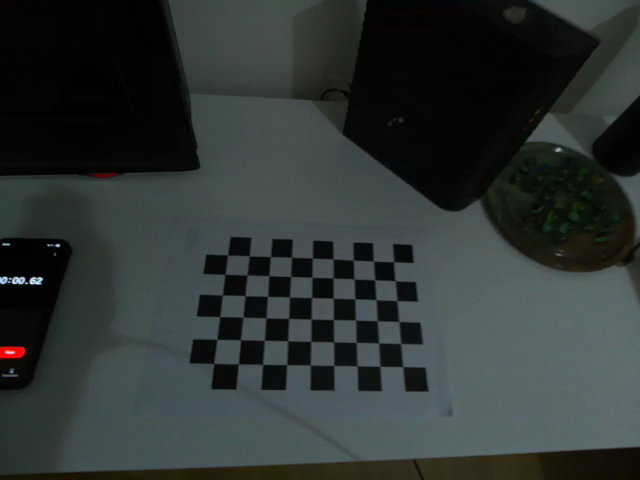
#> input picture lib/intrinsic_calibration/calibration_images/calib_01.png, 640 x 480 px; its folder holds only this picture in this run
$ python intrinsic_calibration.py
#> lines starting #> are read from the running program, lines starting #| are printed output that depends on the picture; after the words box and inside, x2 and y2 are one past the last pixel; in counts of white or black regions, pixels touching at a corner belong together; long printed decimals are rounded
import cv2
import numpy as np
import glob

# --- 1. Define Checkerboard Parameters ---

# Define the dimensions of the checkerboard (number of inner corners).
# A 9x6 chessboard has 9 inner corners wide and 6 inner corners high.
CHECKERBOARD = (9, 6) # (inner_corners_width, inner_corners_height)

# Set termination criteria for the corner refinement algorithm
# This tells the algorithm when to stop iterating
criteria = (cv2.TERM_CRITERIA_EPS + cv2.TERM_CRITERIA_MAX_ITER, 30, 0.001)

# --- 2. Prepare Object Points (3D) ---

# Prepare the "object points" in 3D. These are the real-world
# coordinates of the 9x6 = 54 inner corners.
# We assume the checkerboard is on the Z=0 plane.
# (0,0,0), (1,0,0), (2,0,0) ... (8,0,0)
# (0,1,0), (1,1,0), (2,1,0) ... (8,1,0)
# ...
# (0,5,0), (1,5,0), (2,5,0) ... (8,5,0)
objp = np.zeros((CHECKERBOARD[0] * CHECKERBOARD[1], 3), np.float32)
objp[:, :2] = np.mgrid[0:CHECKERBOARD[0], 0:CHECKERBOARD[1]].T.reshape(-1, 2)

# Arrays to store object points and image points from all images.
objpoints = []  # 3D points in real-world space
imgpoints = []  # 2D points in the image plane
img_shape = None # To store the image shape

# --- 3. Find Corners in Your Images ---

# Get a list of all calibration images
# Assumes images are in a folder named 'calibration_images'
images = glob.glob('calibration_images/*.png')

if not images:
    print("Error: No images found in 'calibration_images/' folder.")
    print("Please add your calibration photos and re-run.")
    exit()

print(f"Finding corners in {len(images)} images...")

for fname in images:
    img = cv2.imread(fname)
#> img is the input picture: shape (480, 640, 3); mean B, G, R 51.4, 52.6, 46.1
    gray = cv2.cvtColor(img, cv2.COLOR_BGR2GRAY)

    # Store the image shape (needed for calibration)
    if img_shape is None:
        img_shape = gray.shape[::-1] # (width, height)
#> img_shape = (640, 480)

    # Find the chessboard corners
    ret, corners = cv2.findChessboardCorners(gray, CHECKERBOARD, None)
#> ret = True; corners = 54 rows, first 8: [402.6, 366.6], [379.9, 366.4], [357.1, 365.7], [333.8, 365.5], [310.3, 365.2], [286.7, 364.7], [262.7, 364.4], [238.4, 363.7]

    # If corners are found, refine them and add to our lists
    if ret == True:
        objpoints.append(objp)

        # Refine corner locations to sub-pixel accuracy
        corners2 = cv2.cornerSubPix(gray, corners, (11, 11), (-1, -1), criteria)
#> corners2 = 54 rows, first 8: [402.7, 366.6], [379.9, 366.3], [357.1, 365.8], [333.8, 365.5], [310.3, 365], [286.7, 364.6], [262.6, 364.3], [238.4, 363.9]
        imgpoints.append(corners2)

        # --- Optional: Draw and display the corners for verification ---
        cv2.drawChessboardCorners(img, CHECKERBOARD, corners2, ret)
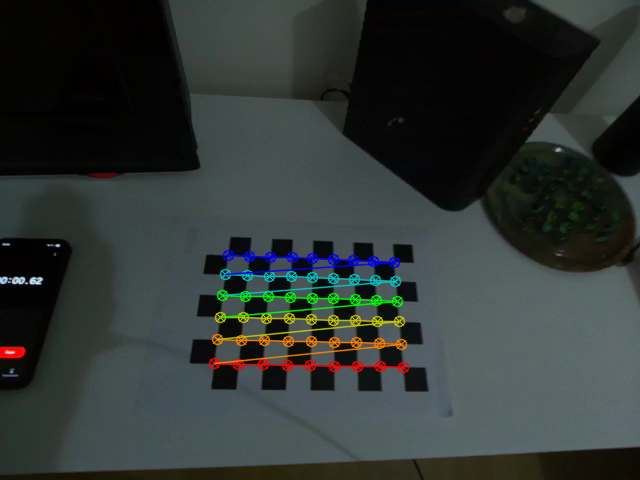
#> img: shape (480, 640, 3); 3.17% of pixels changed, all inside (x1, y1, x2, y2) = (208, 249, 410, 374)
        cv2.imshow('Found Corners', img)
        cv2.waitKey(2000) # Wait 2 seconds
        # -----------------------------------------------------------------

cv2.destroyAllWindows()
print("Corner finding complete.")

# --- 4. Perform Calibration ---

if not objpoints:
    print("Error: No corners were detected in any image.")
    print("Please use clearer photos or check your CHECKERBOARD dimensions.")
    exit()

print("Calibrating camera...")
# Pass the 3D points and their 2D image locations to the calibration function
# Type ignore is needed because OpenCV's type stubs are overly strict
ret, mtx, dist, rvecs, tvecs = cv2.calibrateCamera(
    objpoints, imgpoints, img_shape, None, None  # type: ignore[call-overload]
)
#> ret = 0.119; mtx = [[455.1, 0, 341.4], [0, 458, 226.8], [0, 0, 1]]; dist = [[0.15, -1.86, 0.0157, 0.00014, 5.59]]; rvecs = ([0.201, -0.84, -3],); tvecs = ([2.65, 5.99, 19.94],)

if ret:
    print("\n--- Calibration Successful! ---")

    # mtx is the Camera Matrix (Intrinsics)
    print("\nCamera Matrix (mtx):")
    print(mtx)
#| [[455.081   0.         341.365]
#|  [  0.         457.959 226.772]
#|  [  0.           0.           1.        ]]

    # dist is the Distortion Coefficients
    print("\nDistortion Coefficients (dist):")
    print(dist)
#| [[ 1.49875717e-01 -1.85947685e+00  1.56583830e-02  1.39754290e-04
#|    5.59445202e+00]]

    # Extract and print focal length in pixels
    focal_length_x = mtx[0, 0]
#> focal_length_x = 455.1
    focal_length_y = mtx[1, 1]
#> focal_length_y = 458
    print(f"\nFocal Length (fx): {focal_length_x:.2f} pixels")
#| Focal Length (fx): 455.08 pixels
    print(f"Focal Length (fy): {focal_length_y:.2f} pixels")
#| Focal Length (fy): 457.96 pixels

    # --- 5. Save the Calibration Data ---
    # We save this for all future steps (PnP, SFT, etc.)
    np.savez('camera_calibration.npz', mtx=mtx, dist=dist)
    print("\nCalibration data saved to 'camera_calibration.npz'")

else:
    print("\n--- Calibration Failed! ---")

$ run again, on lib/intrinsic_calibration/calibration_images/calib_05.png
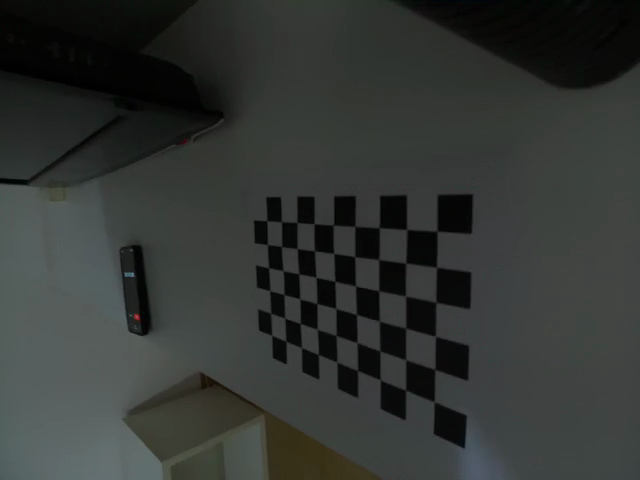
#> input picture lib/intrinsic_calibration/calibration_images/calib_05.png, 640 x 480 px
#> img is the input picture: shape (480, 640, 3); mean B, G, R 51.8, 54.3, 50.9
#> `ret, corners = cv2.findChessboardCorners(gray, CHECKERBOARD, None)`: ret = True; corners = 54 rows, first 8: [433.2, 402.1], [406.4, 391.3], [380.6, 379.3], [357.4, 369.6], [337.1, 361.8], [317.6, 353.6], [301.2, 347.8], [286.6, 341.9]
#> corners2 = 54 rows, first 8: [434.2, 401.6], [405.6, 390.1], [380.2, 379.9], [357.6, 370.4], [336.9, 362.2], [318.4, 354.5], [301.5, 347.6], [286, 341.3]
#> `cv2.drawChessboardCorners(img, CHECKERBOARD, corners2, ret)`:
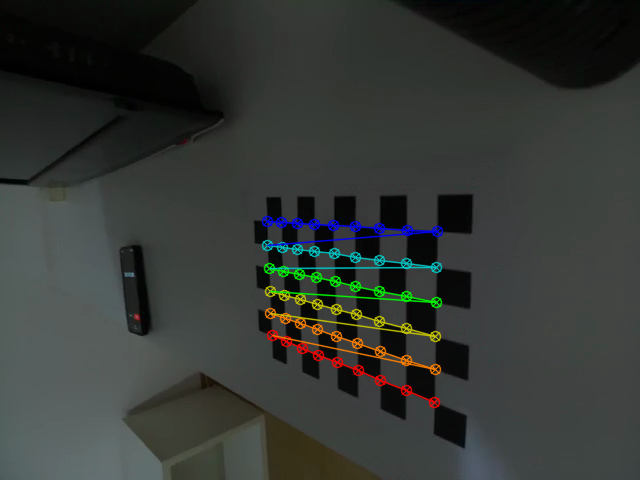
#> img: shape (480, 640, 3); 3.11% of pixels changed, all inside (x1, y1, x2, y2) = (261, 215, 444, 409)
#> `ret, mtx, dist, rvecs, tvecs = cv2.calibrateCamera( objpoints, imgpoin..`: ret = 0.286; mtx = [[360.1, 0, 307.6], [0, 400.2, 250.5], [0, 0, 1]]; dist = [[0.219, -0.943, -0.000764, 0.0174, 1.33]]; rvecs = ([-1.15, 0.258, -2.88],); tvecs = ([4.06, 4.41, 12],)
#| [[360.086    0.         307.585]
#|  [  0.         400.223 250.503]
#|  [  0.           0.           1.        ]]
#| [[ 2.19312685e-01 -9.43259709e-01 -7.63534372e-04  1.74367917e-02
#|    1.32813157e+00]]
#> focal_length_x = 360.1
#> focal_length_y = 400.2
#| Focal Length (fx): 360.09 pixels
#| Focal Length (fy): 400.22 pixels

$ run again, on lib/intrinsic_calibration/calibration_images/calib_06.png
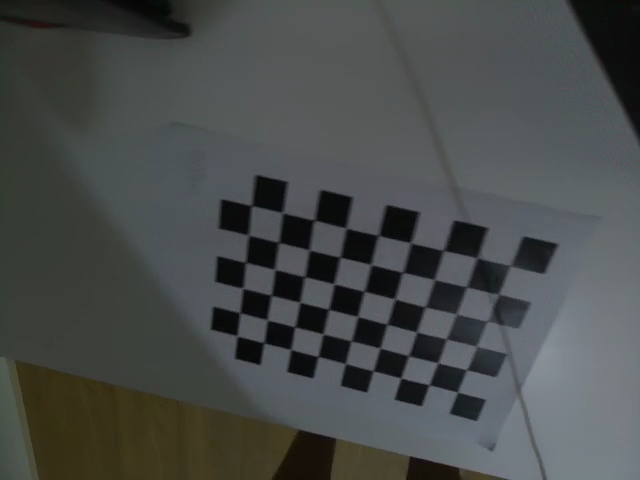
#> input picture lib/intrinsic_calibration/calibration_images/calib_06.png, 640 x 480 px
#> img is the input picture: shape (480, 640, 3); mean B, G, R 74.7, 75.8, 72.5
#> `gray = cv2.cvtColor(img, cv2.COLOR_BGR2GRAY)`:
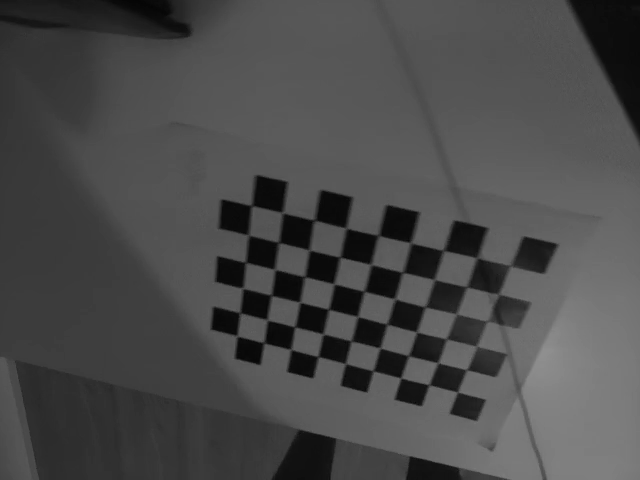
#> gray: shape (480, 640); min 5, max 143, mean 74.7
#> `ret, corners = cv2.findChessboardCorners(gray, CHECKERBOARD, None)`: ret = True; corners = 54 rows, first 8: [457.5, 392.3], [428.9, 384.5], [400.8, 377.9], [372.3, 370.3], [344.4, 363.9], [318.7, 357.3], [292.5, 349.5], [264.5, 343.6]
#> corners2 = 54 rows, first 8: [457.5, 392], [429, 384.8], [400.9, 377.9], [373.2, 370.8], [345.5, 363.6], [318, 356.6], [290.8, 349.5], [263.9, 342.8]
#> `cv2.drawChessboardCorners(img, CHECKERBOARD, corners2, ret)`:
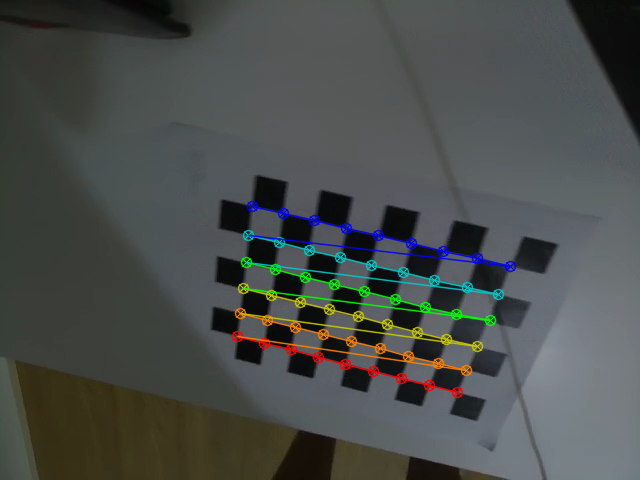
#> img: shape (480, 640, 3); 3.84% of pixels changed, all inside (x1, y1, x2, y2) = (231, 200, 517, 399)
#> `ret, mtx, dist, rvecs, tvecs = cv2.calibrateCamera( objpoints, imgpoin..`: ret = 0.446; mtx = [[345.8, 0, 353.6], [0, 324.7, 269.9], [0, 0, 1]]; dist = [[0.149, -0.808, -0.0104, -0.00953, 1.09]]; rvecs = ([-0.189, 0.48, -2.86],); tvecs = ([3.58, 4.48, 11.75],)
#| [[345.837   0.         353.641]
#|  [  0.         324.731  269.860]
#|  [  0.           0.           1.        ]]
#| [[ 0.1495 -0.8079 -0.01036 -0.009529   1.088]]
#> focal_length_x = 345.8
#> focal_length_y = 324.7
#| Focal Length (fx): 345.84 pixels
#| Focal Length (fy): 324.73 pixels

$ run again, on lib/intrinsic_calibration/calibration_images/calib_07.png
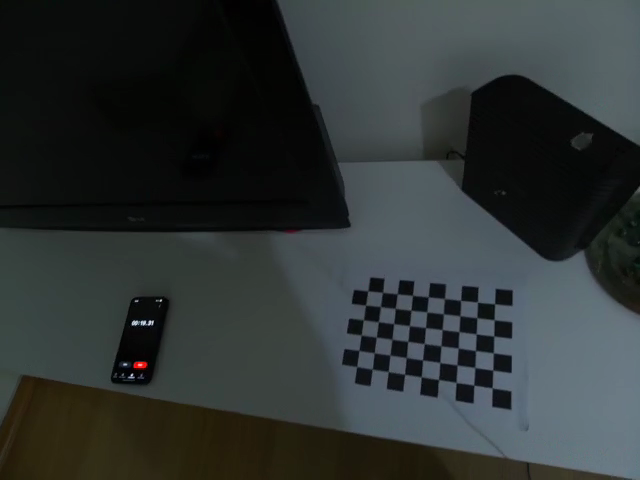
#> input picture lib/intrinsic_calibration/calibration_images/calib_07.png, 640 x 480 px
#> img is the input picture: shape (480, 640, 3); mean B, G, R 51.6, 52.2, 46.6
#> `gray = cv2.cvtColor(img, cv2.COLOR_BGR2GRAY)`:
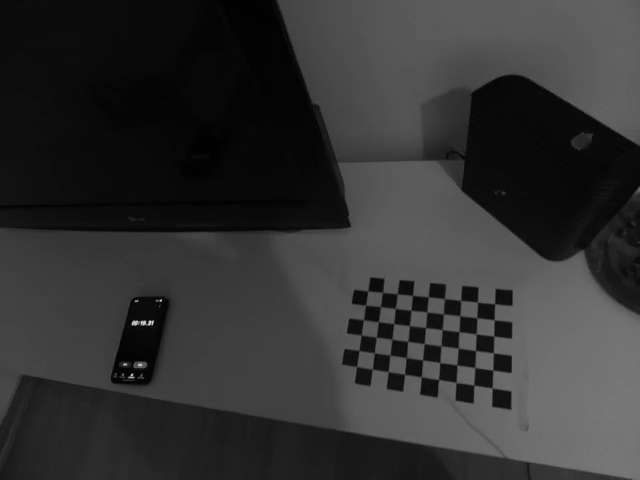
#> gray: shape (480, 640); min 0, max 223, mean 50.4
#> `ret, corners = cv2.findChessboardCorners(gray, CHECKERBOARD, None)`: ret = True; corners = 54 rows, first 8: [492, 387.7], [473.8, 385.2], [456.2, 382.5], [438.5, 379.6], [421.1, 376.8], [404.7, 374.3], [388.2, 371.4], [372, 369]
#> corners2 = 54 rows, first 8: [492.2, 388], [473.8, 385], [456.1, 382.4], [438.4, 379.5], [421.3, 376.8], [404.6, 374.3], [388.2, 371.6], [372.3, 369.2]
#> `cv2.drawChessboardCorners(img, CHECKERBOARD, corners2, ret)`:
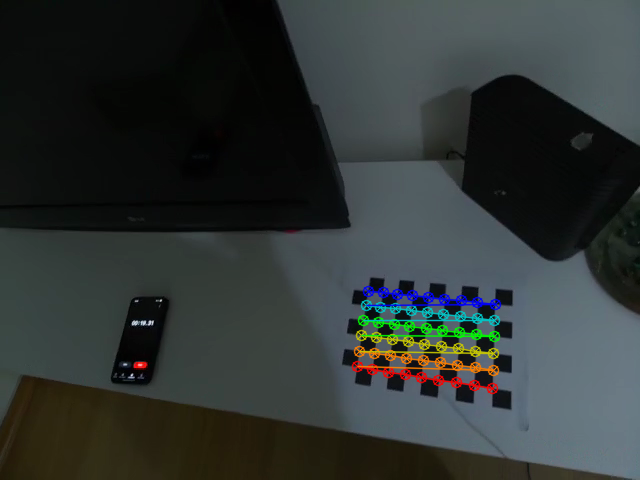
#> img: shape (480, 640, 3); 2.63% of pixels changed, all inside (x1, y1, x2, y2) = (351, 285, 502, 395)
#> `ret, mtx, dist, rvecs, tvecs = cv2.calibrateCamera( objpoints, imgpoin..`: ret = 0.115; mtx = [[392.5, 0, 370.5], [0, 367.5, 231.6], [0, 0, 1]]; dist = [[-0.0942, -0.297, 0.0428, 0.0233, 0.472]]; rvecs = ([-0.403, -0.567, -2.96],); tvecs = ([6.75, 9.2, 22.5],)
#| [[392.532    0.         370.468]
#|  [  0.         367.523 231.618]
#|  [  0.           0.           1.        ]]
#| [[-0.09419 -0.297  0.0428  0.02334  0.4718]]
#> focal_length_x = 392.5
#> focal_length_y = 367.5
#| Focal Length (fx): 392.53 pixels
#| Focal Length (fy): 367.52 pixels

$ run again, on lib/intrinsic_calibration/calibration_images/calib_02.png
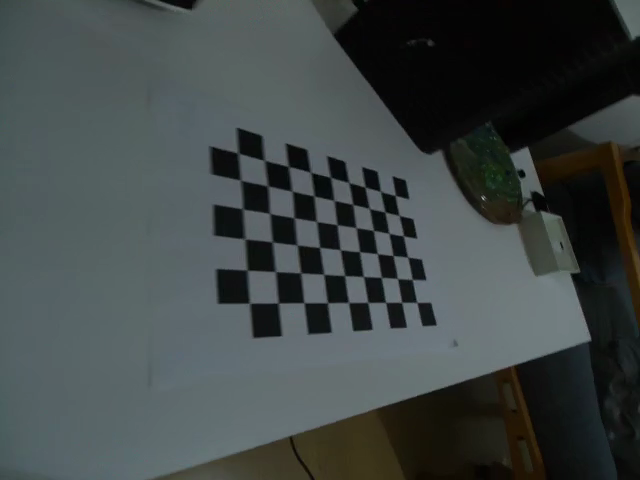
#> input picture lib/intrinsic_calibration/calibration_images/calib_02.png, 640 x 480 px
#> img is the input picture: shape (480, 640, 3); mean B, G, R 70.1, 70.6, 63.7
#> `gray = cv2.cvtColor(img, cv2.COLOR_BGR2GRAY)`:
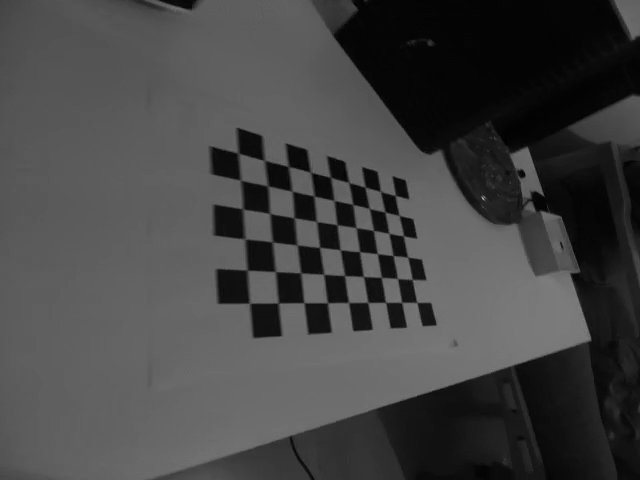
#> gray: shape (480, 640); min 0, max 159, mean 68.4
#> `ret, corners = cv2.findChessboardCorners(gray, CHECKERBOARD, None)`: ret = True; corners = 54 rows, first 8: [417, 302.5], [401.6, 302.4], [385.6, 302.5], [367.7, 302.2], [348.6, 302.2], [328, 302.5], [304, 302.7], [278.1, 303.1]
#> corners2 = 54 rows, first 8: [416.8, 302.4], [401.7, 302.4], [385.5, 302.4], [367.8, 302.4], [348.5, 302.5], [327.5, 302.8], [303.9, 302.7], [278.3, 302.9]
#> `cv2.drawChessboardCorners(img, CHECKERBOARD, corners2, ret)`:
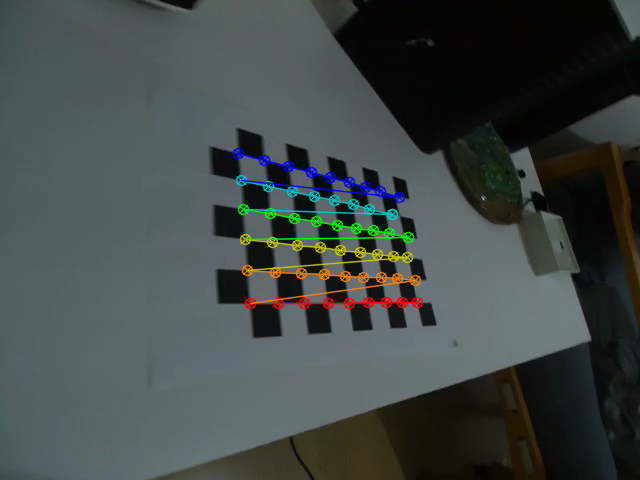
#> img: shape (480, 640, 3); 3.02% of pixels changed, all inside (x1, y1, x2, y2) = (232, 147, 424, 310)
#> `ret, mtx, dist, rvecs, tvecs = cv2.calibrateCamera( objpoints, imgpoin..`: ret = 1.67; mtx = [[419.3, 0, 361.4], [0, 412.3, 259], [0, 0, 1]]; dist = [[-0.236, 2.3, 0.017, 0.016, -6.15]]; rvecs = ([-1.2, 0.442, 2.82],); tvecs = ([2.34, 1.85, 17.69],)
#| [[419.302   0.         361.406]
#|  [  0.         412.322  258.954]
#|  [  0.           0.           1.        ]]
#| [[-0.2363  2.296  0.01702  0.01599 -6.147]]
#> focal_length_x = 419.3
#> focal_length_y = 412.3
#| Focal Length (fx): 419.30 pixels
#| Focal Length (fy): 412.32 pixels
